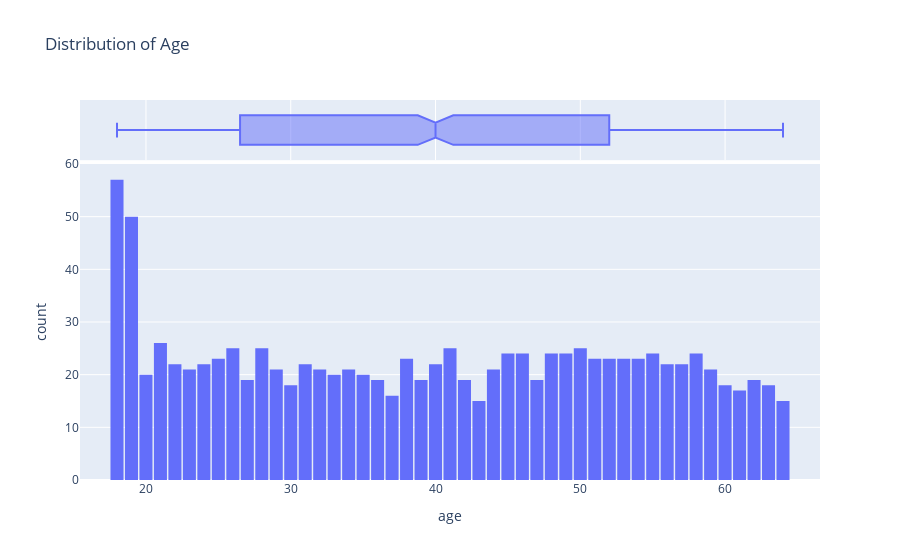

Notebook cell for this chart:
### Code cell
age_dis = px.histogram(non_smoker_df, 
    x='age', 
    marginal='box', 
    nbins=47, 
    title='Distribution of Age')
age_dis.update_layout(bargap=0.1)
age_dis.show()

### Figure 1 — Plotly figure (JSON) as saved in the notebook; plotly's stock layout.template omitted (floating-point values rounded to 4 significant figures; data arrays with more than 128 entries replaced by an {"elided": "..."} marker saying what was removed)
{"data": [{"alignmentgroup": "True", "bingroup": "x", "hovertemplate": "age=%{x}<br>count=%{y}<extra></extra>", "legendgroup": "", "marker": {"color": "#636efa", "pattern": {"shape": ""}}, "name": "", "nbinsx": 47, "offsetgroup": "", "orientation": "v", "showlegend": false, "type": "histogram", "x": {"elided": "1064 int values"}, "xaxis": "x", "yaxis": "y"}, {"alignmentgroup": "True", "hovertemplate": "age=%{x}<extra></extra>", "legendgroup": "", "marker": {"color": "#636efa"}, "name": "", "notched": true, "offsetgroup": "", "showlegend": false, "type": "box", "x": {"elided": "1064 int values"}, "xaxis": "x2", "yaxis": "y2"}], "layout": {"bargap": 0.1, "barmode": "relative", "legend": {"tracegroupgap": 0}, "title": {"text": "Distribution of Age"}, "xaxis": {"anchor": "y", "domain": [0, 1], "title": {"text": "age"}}, "xaxis2": {"anchor": "y2", "domain": [0, 1], "matches": "x", "showgrid": true, "showticklabels": false}, "yaxis": {"anchor": "x", "domain": [0, 0.8316], "title": {"text": "count"}}, "yaxis2": {"anchor": "x2", "domain": [0.8416, 1], "matches": "y2", "showgrid": false, "showline": false, "showticklabels": false, "ticks": ""}}}
